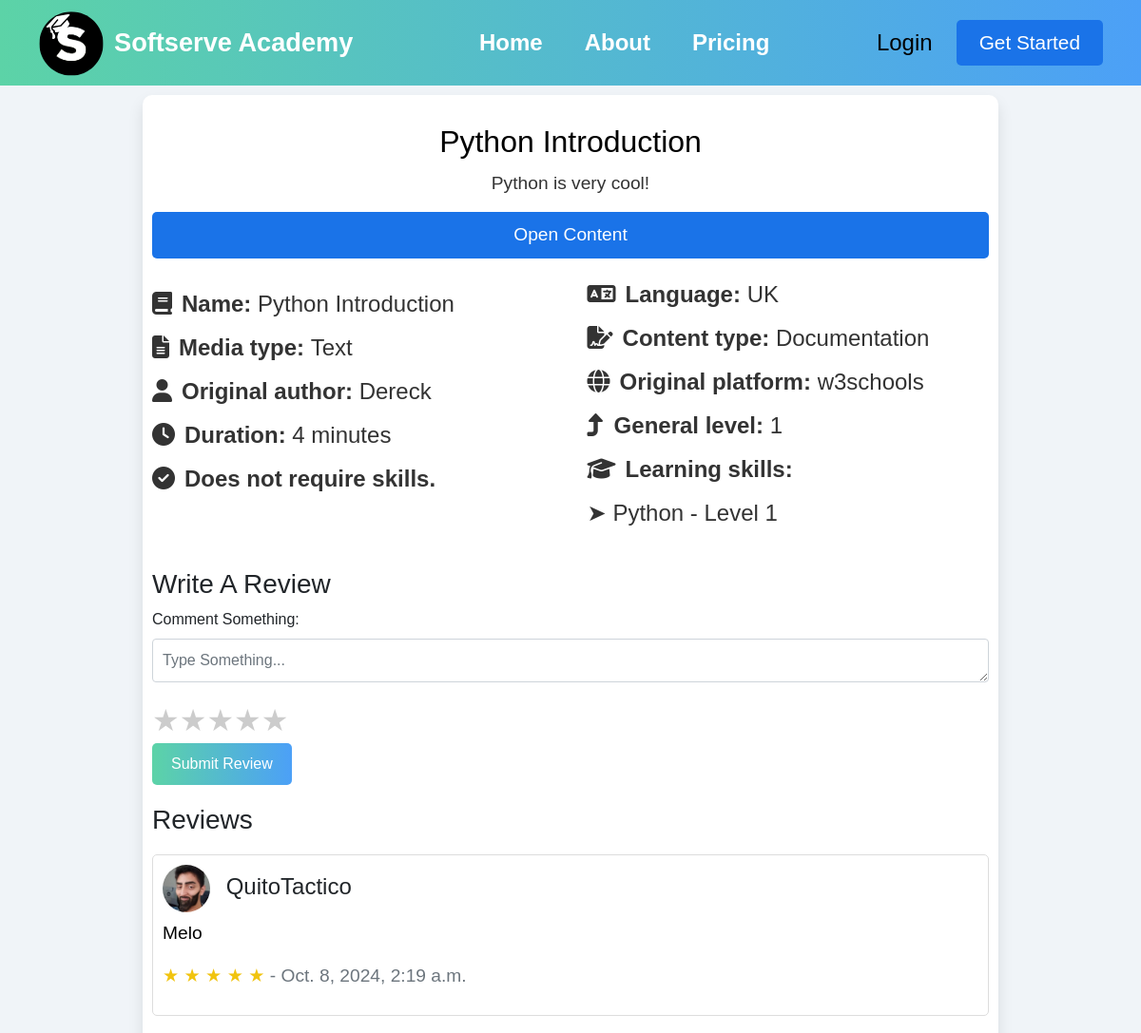
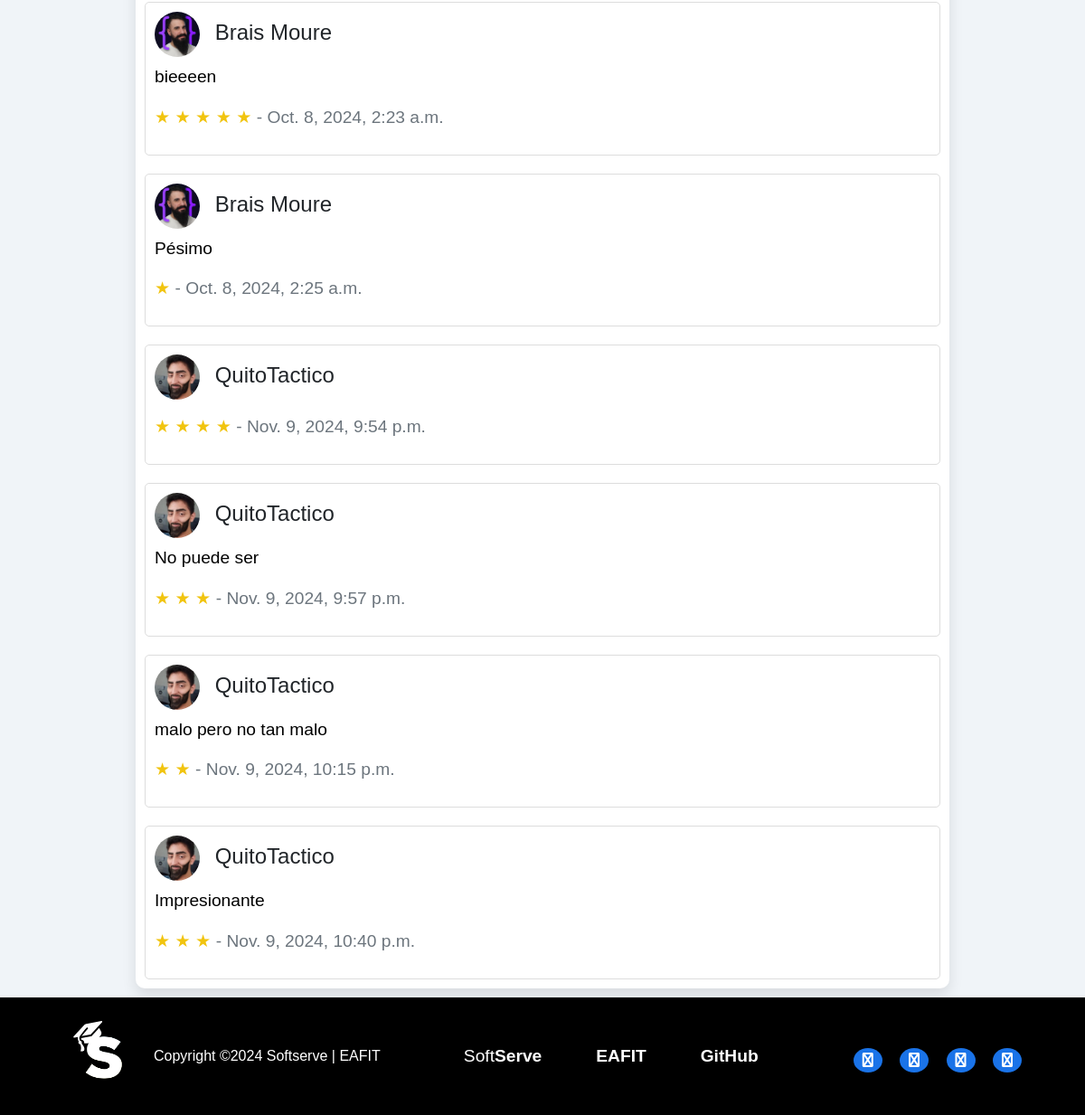
Page /learning_resource/1/ on the committed database (2 pictures, top to bottom).
### learning_resource/models.py (models this page shows, shortened)
class LearningResource(models.Model):
    id = models.AutoField(primary_key=True)
    name = models.CharField(max_length=100)
    media_type = models.CharField(max_length=100, choices=MEDIA_TYPE_CHOICES)
    content_type = models.CharField(max_length=100, choices=CONTENT_TYPE_CHOICES)
    link = models.CharField(max_length=200)
    details = models.TextField(blank=True)
    duration = models.IntegerField(validators=[MinValueValidator(1)])
    language = models.CharField(max_length=20, choices=LANGUAGE_CHOICES)
    original_platform = models.CharField(max_length=100, blank=True)
    original_author = models.CharField(max_length=100, blank=True)
    general_level = models.IntegerField(validators=[MinValueValidator(1)])
    learning_skills = models.ManyToManyField(
        SkillLevel, related_name="learning_resources_learning"
    )
    required_skills = models.ManyToManyField(
        SkillLevel, related_name="learning_resources_required", blank=True
    )
    reviews = models.ManyToManyField(
        "Review", related_name="learning_resources_review", blank=True
    )

class Review(models.Model):
    id = models.AutoField(primary_key=True)
    rate = models.IntegerField(validators=[MinValueValidator(1), MaxValueValidator(5)])
    created_at = models.DateTimeField(auto_now_add=True)
    comment = models.TextField(blank=True)
    user = models.ForeignKey("user.User", on_delete=models.CASCADE)
    def rate_range(self):
        return range(self.rate)

### skill/models.py (models this page shows, shortened)
class SkillLevel(models.Model):
    id = models.AutoField(primary_key=True)
    skill = models.ForeignKey("Skill", on_delete=models.CASCADE)
    level = models.IntegerField(validators=[MinValueValidator(1), MaxValueValidator(5)])

class Skill(models.Model):
    id = models.AutoField(primary_key=True)
    name = models.CharField(max_length=100)
    skill_type = models.CharField(max_length=100, choices=SKILL_TYPE_CHOICES)
    image = models.ImageField(upload_to="skill/images/", null=True, blank=True)

### user/models.py (models this page shows, shortened)
class User(AbstractBaseUser, PermissionsMixin):
    id = models.AutoField(primary_key=True)
    name = models.CharField(max_length=100)
    password = models.CharField(max_length=100)
    email = models.EmailField(unique=True)
    image = models.ImageField(upload_to="user/images/", blank=True)
    preference = models.ForeignKey(
        Preference, on_delete=models.SET_NULL, blank=True, null=True
    )
    current_skills = models.ManyToManyField(
        SkillLevel, related_name="users_current", blank=True
    )
    target_skills = models.ManyToManyField(
        SkillLevel, related_name="users_target", blank=True
    )
    learning_routes = models.ManyToManyField(
        LearningRoute, related_name="users_route", blank=True
    )
    is_active = models.BooleanField(default=True)
    is_staff = models.BooleanField(default=False)
    is_superuser = models.BooleanField(default=False)
    objects = UserManager()
    USERNAME_FIELD = "email"
    REQUIRED_FIELDS = ["name"]

### learning_resource/views.py (the view)
def detail(request, id: int, route_resource_id: int = None):
    try:
        learning_resource = LearningResource.objects.get(pk=id)
        if route_resource_id:
            route_resource = LearningRouteResource.objects.get(id=route_resource_id)
            route_resource.set_completed()
        else:
            route_resource = None
        review_form = ReviewForm()
        return render(
            request,
            "learning_resource_detail.html",
            {"learning_resource": learning_resource, "review_form": review_form},
        )
    except LearningResource.DoesNotExist:
        return redirect("not_found")

### learning_resource/forms.py
class ReviewForm(forms.ModelForm):
    class Meta:
        model = Review
        fields = ["comment", "rate"]
        widgets = {
            "comment": forms.Textarea(
                attrs={
                    "class": "form-control custom-textarea",
                    "placeholder": "Type Something...",
                    "required": True,
                }
            ),
            "rate": forms.HiddenInput(),  # Cambiado de NumberInput a HiddenInput
        }
        labels = {
            "comment": "Comment Something",
            "rate": "Rating (1-5)",
        }

### learning_resource/templates/learning_resource_detail.html (shortened to what this page needs)
{% extends "base.html" %}
{% load static %}
{% block extra_css %}
<link rel="stylesheet" href="{% static 'css/learningresourcedetail.css' %}">
<link rel="stylesheet" href="https://cdnjs.cloudflare.com/ajax/libs/font-awesome/6.4.0/css/all.min.css">
{% endblock %}
{% block content %}
<div class="container-resource">
    <div class="course-header">
        <h1>{{ learning_resource.name }}</h1>
        <p>{{ learning_resource.details }}</p>
        <a href="{{ learning_resource.link }}" target="_blank">
            <button class="start-now">Open Content</button>
        </a>
    </div>
    <div class="course-content">
        <div class="course-column">
            <div class="course-rating">
                <ul>
                    <li><i class="fas fa-book"></i><strong>Name:</strong> {{ learning_resource.name }}</li>
                    <li><i class="fas fa-file-alt"></i><strong>Media type: </strong> {{ learning_resource.media_type }}
                    </li>
                    {% if learning_resource.original_author %}
                    <li><i class="fas fa-user"></i><strong>Original author:</strong>
                        {{ learning_resource.original_author }}</li>
                    {% else %}
                    <li><i class="fas fa-user-secret"></i><strong>Unknown original author.</strong></li>
                    {% endif %}
                    <li><i class="fas fa-clock"></i><strong>Duration:</strong> {{ learning_resource.duration }} minutes
                    </li>
                    {% if learning_resource.required_skills.all %}
                    <li><i class="fas fa-tools"></i><strong>Required skills:</strong></li>
                    {% for skill_level in learning_resource.required_skills.all %}
                    <li>➤ {{ skill_level.skill.name }} - Level {{ skill_level.level }}</li>
                    {% endfor %}
                    {% else %}
                    <li><i class="fas fa-check-circle"></i><strong>Does not require skills.</strong></li>
                    {% endif %}
                </ul>
            </div>
        </div>
        <div class="course-column">
            <div class="course-details">
                <ul>
                    <li><i class="fas fa-language"></i><strong>Language:</strong> {{ learning_resource.language|upper }}
                    </li>
                    <li><i class="fas fa-file-signature"></i><strong>Content type:</strong>
                        {{ learning_resource.content_type }}</li>
                    <li><i class="fas fa-globe"></i><strong>Original platform:</strong>
                        {{ learning_resource.original_platform }}</li>
                    <li><i class="fas fa-level-up-alt"></i><strong>General level:</strong>
                        {{ learning_resource.general_level }}</li>
                    <li><i class="fas fa-graduation-cap"></i><strong>Learning skills:</strong></li>
                    {% for skill_level in learning_resource.learning_skills.all %}
                    <li>➤ {{ skill_level.skill.name }} - Level {{ skill_level.level }}</li>
                    {% endfor %}
                </ul>
            </div>
        </div>
    </div>
    <div class="review-section">
        <h3>Write A Review</h3>
        <form method="post" action="{% url 'learning_resource_create_review' learning_resource.id %}"
            enctype="multipart/form-data">
            {{ review_form.as_p }}
            <div class="star-rating">
                <span class="star" data-value="1">&#9733;</span>
                <span class="star" data-value="2">&#9733;</span>
                <span class="star" data-value="3">&#9733;</span>
                <span class="star" data-value="4">&#9733;</span>
                <span class="star" data-value="5">&#9733;</span>
            </div>
            <button type="submit" class="btn btn-primary">Submit Review</button>
        </form>
        {% if learning_resource.reviews.all %}
        <h3>Reviews</h3>
        {% endif %}
        {% for review in learning_resource.reviews.all %}
        <div class="review">
            <h4>
                {% if review.user.image %}
                <img class="user-image" src="{{ review.user.image.url }}" alt="Profile Picture">
                {% else %}
                <img class="user-image" src="{% static 'images/default-user.png' %}" alt="Profile Picture">
                {% endif %}
                {{ review.user.name }}
            </h4>
            <p style="color:black">{{ review.comment }}</p>
            <p>
                {% for _ in review.rate_range %}
                &#9733;
                {% endfor %}
                <span class="text-muted">- {{ review.created_at }}</span>
            </p>
        </div>
        {% endfor %}
    </div>
</div>
{% endblock %}

### static/css/header.css (style rules this page uses)
* { margin: 0; padding: 0; }
dl, ol, ul { margin-top: 0; margin-bottom: 0rem; }
body { font-family: 'Segoe UI', Tahoma, Geneva, Verdana, sans-serif; background-color: #f0f4f8; }

### static/css/footer.css (style rules this page uses)
html, body { height: 100%; margin: 0; display: flex; flex-direction: column; }

### static/css/base.css (style rules this page uses)
* { margin: 0; padding: 0; box-sizing: content-box; }
dl, ol, ul { margin-top: 0; margin-bottom: 0rem; }
body { font-family: Arial, sans-serif; background-color: #f0f4f8; }

### static/css/learningresourcedetail.css (style rules this page uses)
* { margin: 0; padding: 0; box-sizing: border-box; }
body { font-family: Arial, sans-serif; background-color: #f0f4f8; }
.container-resource { background-color: #fff; padding: 10px; border-radius: 10px; box-shadow: 0 8px 16px rgba(0, 0, 0, 0.1); max-width: 900px; margin: 10px auto; }
.course-header h1 { font-size: 2rem; margin-top: 20px; text-align: center; color: #000; }
.course-header p { font-size: 1.2rem; margin-top: 10px; text-align: center; color: #333; }
.course-content { display: flex; justify-content: space-between; margin-top: 20px; }
.course-column { width: 48%; }
.course-rating ul, .course-details ul { list-style: none; }
.course-rating li, .course-details li { margin-bottom: 10px; font-size: 1.5rem; color: #333; }
.course-column div ul li i { margin-right: 10px; }
.start-now { background-color: #1a73e8; color: white; padding: 10px 20px; border: none; border-radius: 5px; cursor: pointer; font-size: 1.2rem; align-self: flex-start; width: 100%; }
.course-rating { margin-top: 10px; font-size: 1.2rem; color: #000; }
.review-section { margin-top: 30px; }
.review-section textarea { width: 100%; max-height: 150px; padding: 10px; margin-bottom: 10px; font-size: 1rem; resize: vertical; field-sizing: content; }
.review-section button { background: linear-gradient(to right, #5cd3a7, #4ca0f7); color: white; padding: 10px 20px; border: none; border-radius: 5px; cursor: pointer; font-size: 1rem; }
.review-section .review { margin-top: 20px; padding: 10px; border: 1px solid #ddd; border-radius: 5px; }
.review-section h3 { margin-top: 20px; }
.user-image { width: 50px; height: 50px; border-radius: 50%; margin-right: 10px; object-fit: cover; }
.star-rating { display: flex; flex-direction: row; font-size: 2rem; }
.star-rating .star { cursor: pointer; color: #ccc; transition: color 0.2s; }
.review p { font-size: 1.2rem; color: #f1c40f; cursor: default; }

### rows in the picture
LearningResource: name "Python Introduction", details "Python is very cool!", media_type "Text", original_author "Dereck", duration "4", language "UK", content_type "Documentation", original_platform "w3schools", general_level "1"
SkillLevel: skill.name "Python", level "1"
Review: user.image (picture), user.name "QuitoTactico", comment "Melo", rate 5 (drawn), created_at "Oct. 8, 2024, 2:19 a.m."
Review: user.image (picture), user.name "Brais Moure", comment "bieeeen", rate 5 (drawn), created_at "Oct. 8, 2024, 2:23 a.m."
Review: user.image (picture), user.name "Brais Moure", comment "Pésimo", rate 1 (drawn), created_at "Oct. 8, 2024, 2:25 a.m."
Review: user.image (picture), user.name "QuitoTactico", rate 4 (drawn), created_at "Nov. 9, 2024, 9:54 p.m."
Review: user.image (picture), user.name "QuitoTactico", comment "No puede ser", rate 3 (drawn), created_at "Nov. 9, 2024, 9:57 p.m."
Review: user.image (picture), user.name "QuitoTactico", comment "malo pero no tan malo", rate 2 (drawn), created_at "Nov. 9, 2024, 10:15 p.m."
Review: user.image (picture), user.name "QuitoTactico", comment "Impresionante", rate 3 (drawn), created_at "Nov. 9, 2024, 10:40 p.m."
